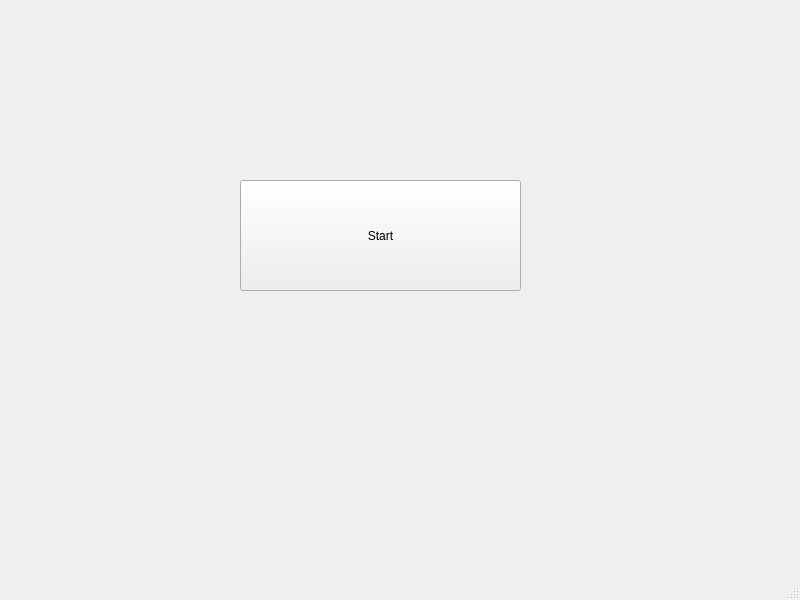
<?xml version="1.0" encoding="UTF-8"?>
<ui version="4.0">
 <class>MainWindow</class>
 <widget class="QMainWindow" name="MainWindow">
  <property name="geometry">
   <rect>
    <x>0</x>
    <y>0</y>
    <width>800</width>
    <height>600</height>
   </rect>
  </property>
  <property name="windowTitle">
   <string>MainWindow</string>
  </property>
  <widget class="QWidget" name="centralwidget">
   <widget class="QPushButton" name="pushButton">
    <property name="geometry">
     <rect>
      <x>240</x>
      <y>180</y>
      <width>281</width>
      <height>111</height>
     </rect>
    </property>
    <property name="text">
     <string>Start</string>
    </property>
   </widget>
  </widget>
  <widget class="QMenuBar" name="menubar">
   <property name="geometry">
    <rect>
     <x>0</x>
     <y>0</y>
     <width>800</width>
     <height>26</height>
    </rect>
   </property>
  </widget>
  <widget class="QStatusBar" name="statusbar"/>
 </widget>
 <resources/>
 <connections/>
</ui>
